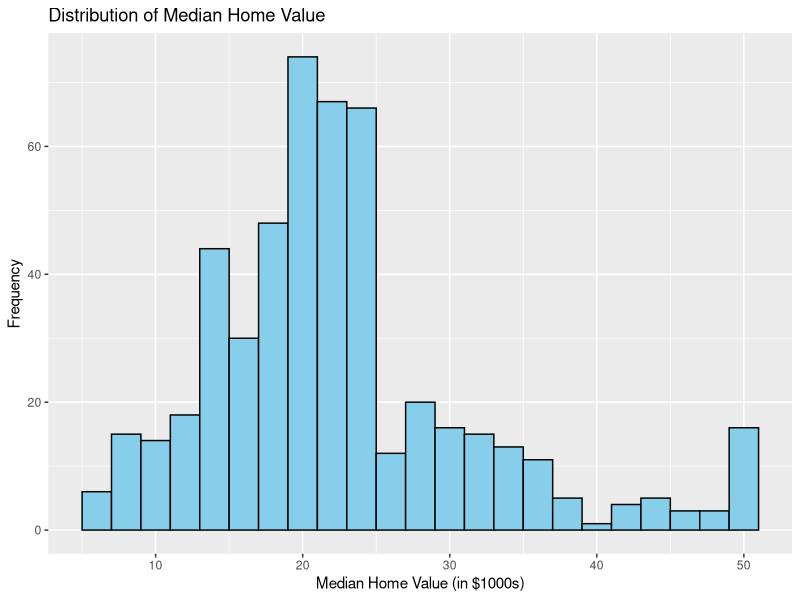
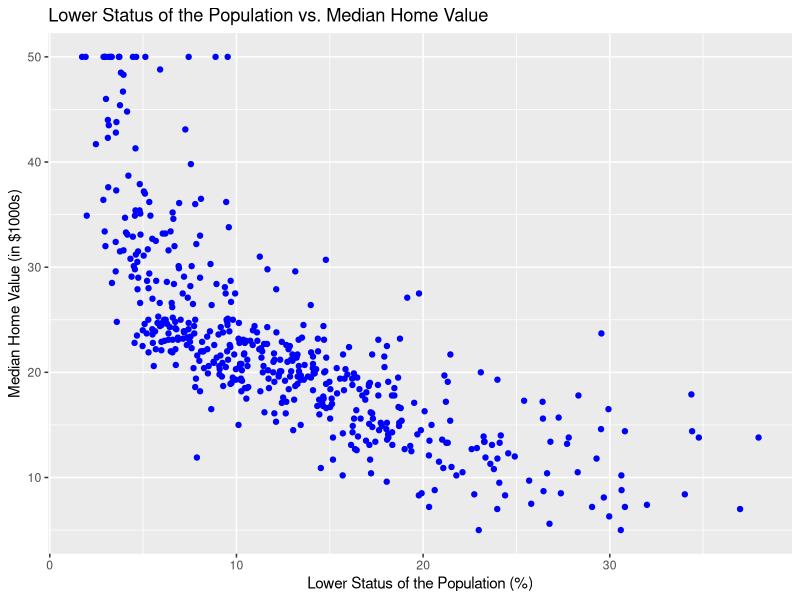
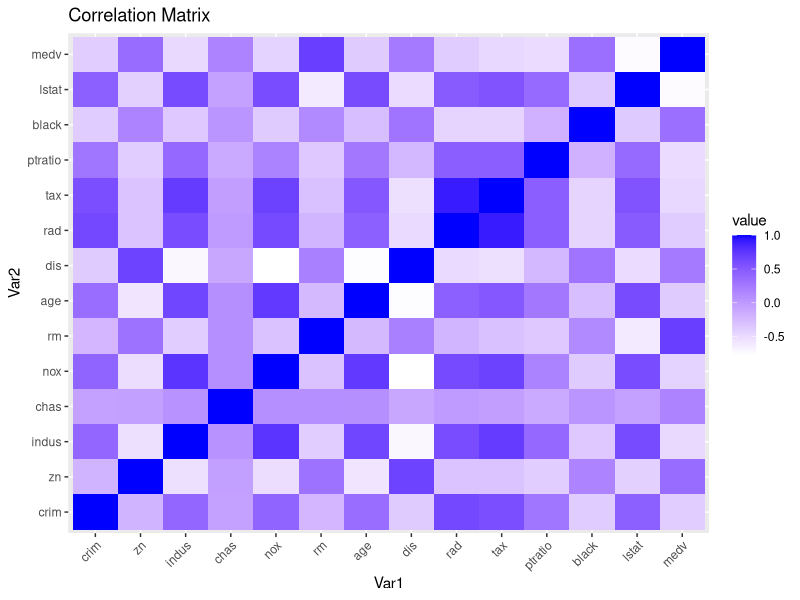

Write the R code that produced these figures, in order.
# Load required packages
library(MASS)
install.packages("ggplot2")
library(ggplot2)
library(dplyr)
install.packages("tidyr")

# Load the Boston Housing dataset
data(Boston)

# View the first few rows of the dataset
head(Boston)

# Display summary statistics of the dataset
summary(Boston)

# Show the structure of the dataset
str(Boston)

# Explore the distribution of the target variable (medv)
ggplot(Boston, aes(x = medv)) +
  geom_histogram(binwidth = 2, fill = "skyblue", color = "black") +
  labs(title = "Distribution of Median Home Value",
       x = "Median Home Value (in $1000s)", y = "Frequency")


# Explore the relationship between variables
ggplot(Boston, aes(x = lstat, y = medv)) +
  geom_point(color = "blue") +
  labs(title = "Lower Status of the Population vs. Median Home Value",
       x = "Lower Status of the Population (%)", y = "Median Home Value (in $1000s)")


install.packages("tidyverse")
library(tidyverse)


correlation_matrix <- cor(Boston)

# Convert correlation matrix to long format
correlation_df <- as.data.frame(as.table(correlation_matrix)) %>%
  rename(Var1 = Var1, Var2 = Var2, value = Freq)


head(correlation_df)


# Create correlation matrix plot
ggplot(data = correlation_df, aes(x = Var1, y = Var2, fill = value)) +
  geom_tile() +
  scale_fill_gradient(low = "white", high = "blue") +
  theme(axis.text.x = element_text(angle = 45, hjust = 1)) +
  labs(title = "Correlation Matrix")
